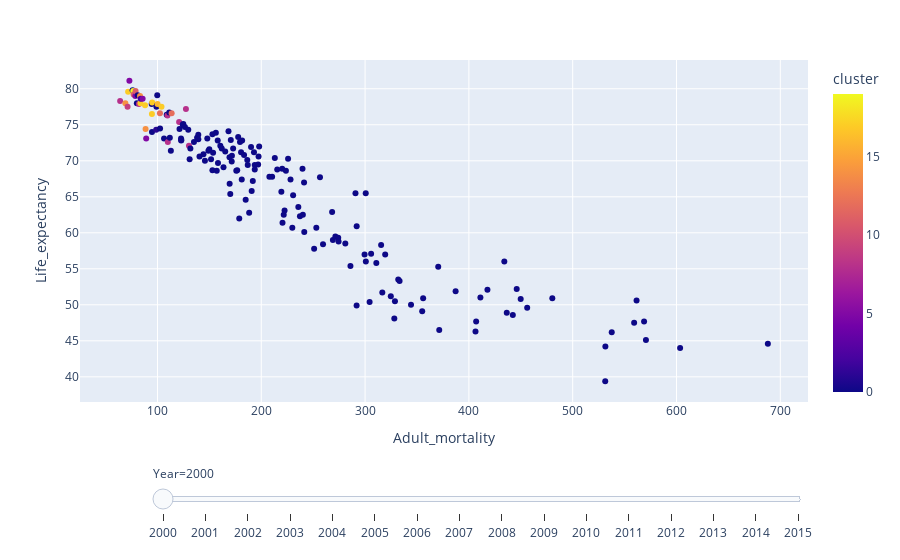

Notebook code for this chart:
### Code cell
import plotly.express as px

fig = px.scatter(Datos, x="Adult_mortality", y="Life_expectancy", animation_frame="Year",
            color="cluster", hover_name="Country", size_max=55)

fig["layout"].pop("updatemenus") # optional, drop animation buttons
fig.show()

### Figure 1 — Plotly figure (JSON) as saved in the notebook; plotly's stock layout.template omitted (floating-point values rounded to 4 significant figures; data arrays with more than 128 entries replaced by an {"elided": "..."} marker saying what was removed)
{"data": [{"hovertemplate": "<b>%{hovertext}</b><br><br>Year=2000<br>Adult_mortality=%{x}<br>Life_expectancy=%{y}<br>cluster=%{marker.color}<extra></extra>", "hovertext": {"elided": "179 str values"}, "legendgroup": "", "marker": {"color": {"elided": "179 int values"}, "coloraxis": "coloraxis", "symbol": "circle"}, "mode": "markers", "name": "", "orientation": "v", "showlegend": false, "type": "scatter", "x": {"elided": "179 float values"}, "xaxis": "x", "y": {"elided": "179 float values"}, "yaxis": "y"}], "layout": {"coloraxis": {"colorbar": {"title": {"text": "cluster"}}, "colorscale": [[0, "#0d0887"], [0.1111, "#46039f"], [0.2222, "#7201a8"], [0.3333, "#9c179e"], [0.4444, "#bd3786"], [0.5556, "#d8576b"], [0.6667, "#ed7953"], [0.7778, "#fb9f3a"], [0.8889, "#fdca26"], [1, "#f0f921"]]}, "legend": {"tracegroupgap": 0}, "margin": {"t": 60}, "sliders": [{"active": 0, "currentvalue": {"prefix": "Year="}, "len": 0.9, "pad": {"b": 10, "t": 60}, "steps": [{"args": [["2000"], {"frame": {"duration": 0, "redraw": false}, "fromcurrent": true, "mode": "immediate", "transition": {"duration": 0, "easing": "linear"}}], "label": "2000", "method": "animate"}, {"args": [["2001"], {"frame": {"duration": 0, "redraw": false}, "fromcurrent": true, "mode": "immediate", "transition": {"duration": 0, "easing": "linear"}}], "label": "2001", "method": "animate"}, {"args": [["2002"], {"frame": {"duration": 0, "redraw": false}, "fromcurrent": true, "mode": "immediate", "transition": {"duration": 0, "easing": "linear"}}], "label": "2002", "method": "animate"}, {"args": [["2003"], {"frame": {"duration": 0, "redraw": false}, "fromcurrent": true, "mode": "immediate", "transition": {"duration": 0, "easing": "linear"}}], "label": "2003", "method": "animate"}, {"args": [["2004"], {"frame": {"duration": 0, "redraw": false}, "fromcurrent": true, "mode": "immediate", "transition": {"duration": 0, "easing": "linear"}}], "label": "2004", "method": "animate"}, {"args": [["2005"], {"frame": {"duration": 0, "redraw": false}, "fromcurrent": true, "mode": "immediate", "transition": {"duration": 0, "easing": "linear"}}], "label": "2005", "method": "animate"}, {"args": [["2006"], {"frame": {"duration": 0, "redraw": false}, "fromcurrent": true, "mode": "immediate", "transition": {"duration": 0, "easing": "linear"}}], "label": "2006", "method": "animate"}, {"args": [["2007"], {"frame": {"duration": 0, "redraw": false}, "fromcurrent": true, "mode": "immediate", "transition": {"duration": 0, "easing": "linear"}}], "label": "2007", "method": "animate"}, {"args": [["2008"], {"frame": {"duration": 0, "redraw": false}, "fromcurrent": true, "mode": "immediate", "transition": {"duration": 0, "easing": "linear"}}], "label": "2008", "method": "animate"}, {"args": [["2009"], {"frame": {"duration": 0, "redraw": false}, "fromcurrent": true, "mode": "immediate", "transition": {"duration": 0, "easing": "linear"}}], "label": "2009", "method": "animate"}, {"args": [["2010"], {"frame": {"duration": 0, "redraw": false}, "fromcurrent": true, "mode": "immediate", "transition": {"duration": 0, "easing": "linear"}}], "label": "2010", "method": "animate"}, {"args": [["2011"], {"frame": {"duration": 0, "redraw": false}, "fromcurrent": true, "mode": "immediate", "transition": {"duration": 0, "easing": "linear"}}], "label": "2011", "method": "animate"}, {"args": [["2012"], {"frame": {"duration": 0, "redraw": false}, "fromcurrent": true, "mode": "immediate", "transition": {"duration": 0, "easing": "linear"}}], "label": "2012", "method": "animate"}, {"args": [["2013"], {"frame": {"duration": 0, "redraw": false}, "fromcurrent": true, "mode": "immediate", "transition": {"duration": 0, "easing": "linear"}}], "label": "2013", "method": "animate"}, {"args": [["2014"], {"frame": {"duration": 0, "redraw": false}, "fromcurrent": true, "mode": "immediate", "transition": {"duration": 0, "easing": "linear"}}], "label": "2014", "method": "animate"}, {"args": [["2015"], {"frame": {"duration": 0, "redraw": false}, "fromcurrent": true, "mode": "immediate", "transition": {"duration": 0, "easing": "linear"}}], "label": "2015", "method": "animate"}], "x": 0.1, "xanchor": "left", "y": 0, "yanchor": "top"}], "xaxis": {"anchor": "y", "domain": [0, 1], "title": {"text": "Adult_mortality"}}, "yaxis": {"anchor": "x", "domain": [0, 1], "title": {"text": "Life_expectancy"}}}}
